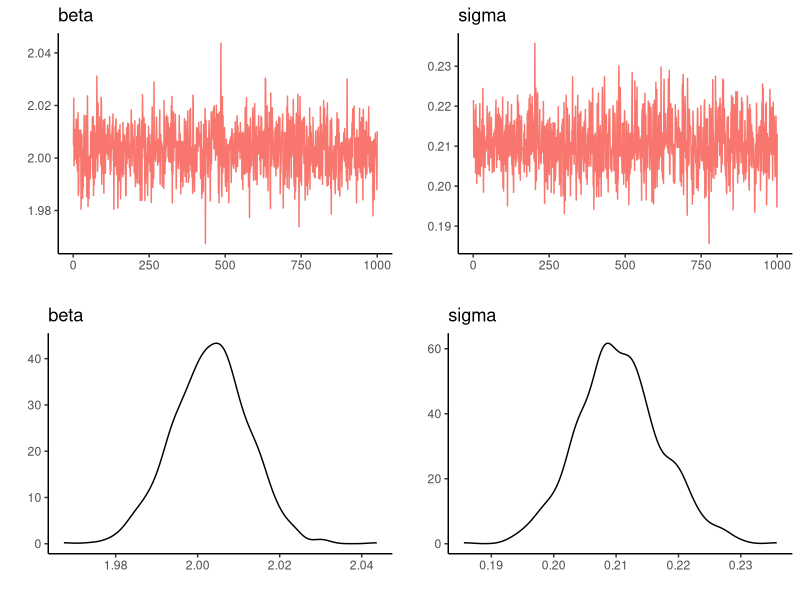
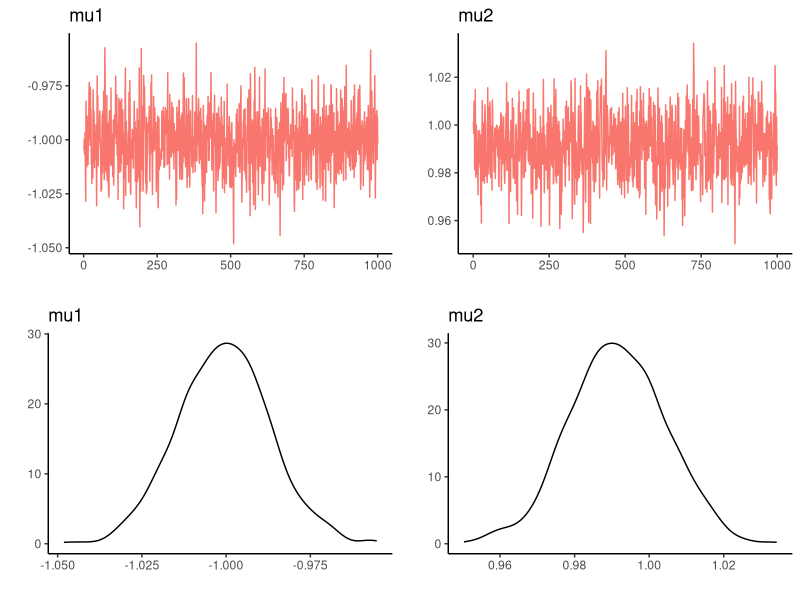

R code for these plots, in order:
##
##  Gibbs sampler: normal mixture model
##
##  y(t)
##    = mu1 + beta*x(t) + e(t) (w.p. 1/2)
##    = mu2 + beta*x(t) + e(t) (w.p. 1/2)
##  e(t) ~ N(0, sigma^2)
##  mu1 < mu2
##
##  Prior: beta ~ N(b0, v0^2)
##         sigma^2 ~ IG(n0/2, S0/2)
##         mu1 ~ TN(mu01, w01^2)[-infty,mu2]
##         mu2 ~ TN(mu02, w02^2)[mu1,infty]
##

##--- initial setup ---##
rm(list=ls())
gc()
gc()
library(ggplot2)
library(gridExtra)
tic.time <- proc.time()
set.seed(1)


##--- set true values ---##

dbt <- 2    # beta
dst <- 0.2  # sigma
dm1t <- -1  # mu1
dm2t <- 1   # mu2   


##--- generate observation ---##

ns <- 500          # the number of observations
vx <- rnorm(ns)    # x(i)
vst <- (runif(ns) < 0.5) + 1   # true s(i)
vy <- matrix(0, ns, 1)   # y(i)
for (i in 1:ns) {
  if (vst[i] == 1) {
    vy[i] <- dm1t + dbt * vx[i] + rnorm(1) * dst
  } else {
    vy[i] <- dm2t + dbt * vx[i] + rnorm(1) * dst
  }
}

##--- priors ---##

db0 <- 0      # beta ~ N(b0, v0^2)
dv0 <- 10

dn0 <- 4      # sigma^2 ~ IG(n0/2, S0/2)
dS0 <- 0.4

dm01 <- 0     # mu1 ~ TN(mu01, w01^2)[-infty,mu2]
dw01 <- 10

dm02 <- 0     # mu2 ~ TN(mu02, w02^2)[mu1,infty]
dw02 <- 10


##--- set variables ----##

dbeta <- 0    # initial beta
dsig <- 0.5   # initial sigma
dmu1 <- -1    # initial mu1
dmu2 <- 1     # initial mu2
vs <- (runif(ns) < 0.5) + 1   # initial s

dx2 <- sum(vx^2)         # x(i)^2
vmu <- matrix(0, ns, 1)  # mu(i)


##-- set sampling option --##

nsim  <- 1000                   # the number of iterations
nburn <- 0.1 * nsim             # burn-in period
npmt  <- 4                      # the number of parameters
msamp <- matrix(0, nsim, npmt)  # store box

##-- MCMC sampling --##

cat('\n## Iteration:\n')

##----------------- S A M P L I N G   S T A R T ----------------##

for(m_k in (-nburn+1):nsim){
  
  vmu[vs == 1] <- dmu1
  vmu[vs == 2] <- dmu2
  
  ##--- sampling beta ---##
  
  dxy <- sum((vy - vmu) * vx)
  
  dvh <- (1 / dv0^2 + dx2 / dsig^2)^(-1/2)
  dbh <- dvh^2 * (db0^2 / dv0^2 + dxy / dsig^2)
  
  dbeta <- dbh + dvh * rnorm(1)
  
  
  ##--- sampling sigma ----##

  dnh <- dn0 + ns
  dSh <- dS0 + sum((vy - vmu - dbeta * vx)^2)

  dsig <- 1 / sqrt(rgamma(1, dnh/2, dSh/2))


  ##--- sampling mu1 ---##

  n1 <- sum(vs == 1)
  dxy <- sum(vy[vs==1] - dbeta * vx[vs==1])

  dwh <- (1 / dw01^2 + n1 / dsig^2)^(-1/2)
  dmh <- dwh^2 * (dm01^2 / dw01^2 + dxy / dsig^2)

  dmu1 <- dmu2
  while (dmu1 >= dmu2) {
    dmu1 <- dmh + dwh * rnorm(1)
  }

  ##--- sampling mu2 ---##

  n2 <- sum(vs == 2)
  dxy <- sum(vy[vs==2] - dbeta * vx[vs==2])

  dwh <- (1 / dw02^2 + n2 / dsig^2)^(-1/2)
  dmh <- dwh^2 * (dm02^2 / dw02^2 + dxy / dsig^2)

  dmu2 <- dmu1
  while (dmu1 >= dmu2) {
    dmu2 <- dmh + dwh * rnorm(1)
  }

  ##--- sampling s ---##

  vla1 <- -0.5 * (vy - dmu1 - dbeta * vx)^2 / dsig^2
  vla2 <- -0.5 * (vy - dmu2 - dbeta * vx)^2 / dsig^2

  vp <- exp(vla1) / (exp(vla1) + exp(vla2))
  vs <- (runif(ns) > vp) + 1
  
  
  ##-- storing sample --##
  
  if(m_k >= 1){
    msamp[m_k, ] <- cbind(dbeta, dsig, dmu1, dmu2)
  }
  
  if((m_k %% 100) == 0) cat(m_k, '\n')
  
}
##------------------- S A M P L I N G   E N D ------------------##

##-- output result --##

## MCMC path

## function: plotline draws line plot
plotline <- function(vy, sname){
  
  df.out <- data.frame(n = 1:length(vy), ydata = vy)
  plot.out <-
    ggplot(df.out, aes(x=n, y=ydata, colour="red")) +
    geom_line() +
    guides(colour="none") +
    labs(x ="", y ="", title = sname) +
    theme_classic()
  
  return(plot.out)
}

plot.pb1 <- plotline(msamp[, 1], "beta")
plot.pb2 <- plotline(msamp[, 2], "sigma")
plot.pb3 <- plotline(msamp[, 3], "mu1")
plot.pb4 <- plotline(msamp[, 4], "mu2")

## posterior distribution

## function: plotdensity draws density plot
plotdensity <- function(vx, sname){
  
  df.out <- data.frame(xdata = vx)
  plot.out <-
    ggplot(df.out, aes(x=xdata)) +
    geom_line(stat = "density") +
    expand_limits(y=0) +
    theme(legend.position = 'none') +
    labs(x="", y="", title = sname) +
    theme_classic()
  
  return(plot.out)
}

plot.db1 <- plotdensity(msamp[, 1], "beta")
plot.db2 <- plotdensity(msamp[, 2], "sigma")
plot.db3 <- plotdensity(msamp[, 3], "mu1")
plot.db4 <- plotdensity(msamp[, 4], "mu2")

dev.new()
plot.all1 <-
  grid.arrange(plot.pb1, plot.pb2,
               plot.db1, plot.db2,
               ncol = 2)
dev.new()
plot.all2 <-
  grid.arrange(plot.pb3, plot.pb4,
               plot.db3, plot.db4,
               ncol = 2)

##-- run time --##

total.time <- proc.time() - tic.time
message('\nTime(s): ', round(total.time[3], 1))
